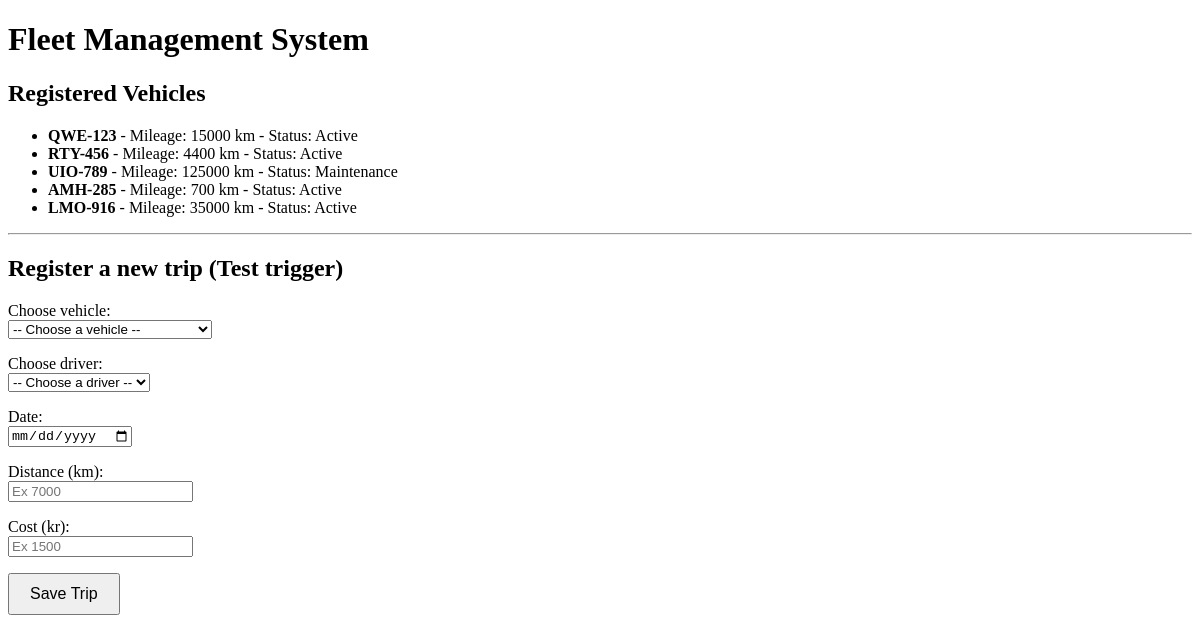
Before: / with the older database file.
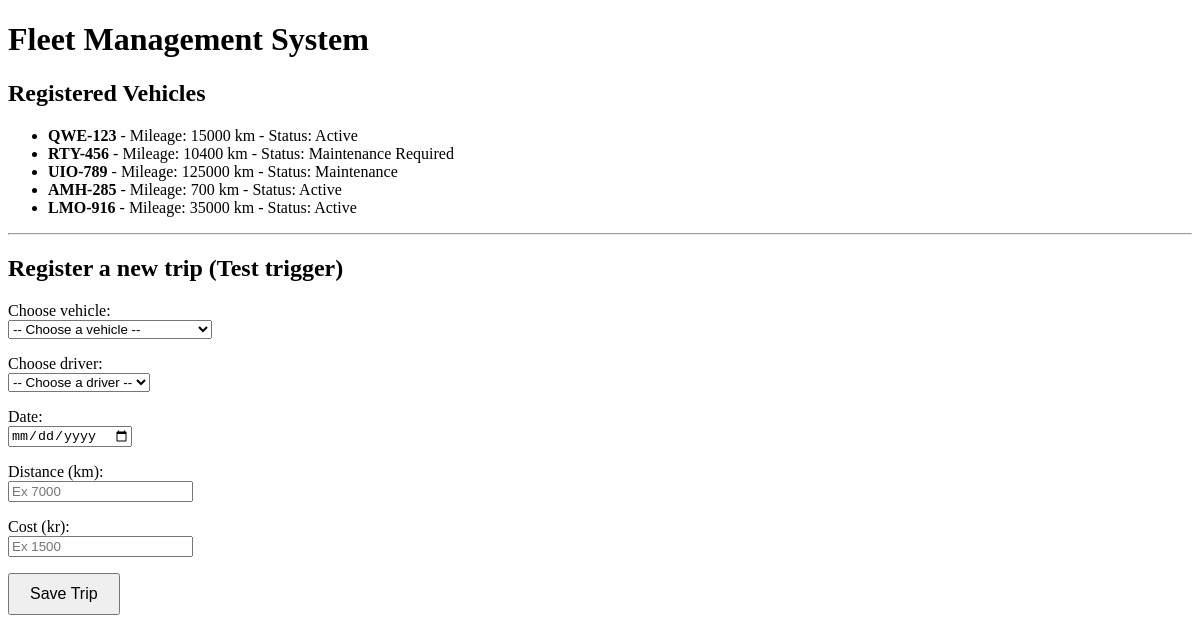
After: the same page with the newer database file.
### tables this page shows
CREATE TABLE Vehicles (
    VehicleID INTEGER PRIMARY KEY AUTOINCREMENT,
    LicensePlate VARCHAR(50) UNIQUE NOT NULL,
    Mileage INTEGER DEFAULT (0),
    Status VARCHAR(50) DEFAULT 'Active'
);

### app.py (the view)
@app.route('/')
def index():
    conn = get_db_connection()
    vehicles=conn.execute('SELECT * FROM Vehicles').fetchall()
    drivers= conn.execute('SELECT * FROM Drivers').fetchall()
    conn.close()
    return render_template('index.html',vehicles=vehicles, drivers=drivers)

### app.py (called while the page is built)
def get_db_connection():
    conn = sqlite3.connect('fleet.db')
    conn.row_factory = sqlite3.Row
    return conn

### templates/index.html (shortened to what this page needs)
<!DOCTYPE html>
<html lang="en">
<head>
</head>
<body>
    <h1>Fleet Management System</h1>
    <h2>Registered Vehicles</h2>
    <ul>
        {% for vehicle in vehicles %}
            <li>
                <strong>{{ vehicle['LicensePlate'] }}</strong>
                - Mileage: {{ vehicle['Mileage']}} km
                - Status: {{ vehicle['Status']}}
                </li>
        {% endfor %}
    </ul>
    <hr>
    <h2>Register a new trip (Test trigger)</h2>
    <form action="/add_trip" method = "POST">
        <p>
            <label>Choose vehicle:</label><br>
            <select name="vehicle_id" required>
                <option value="">-- Choose a vehicle --</option>
            </select>
        </p>
        <p>
            <label>Choose driver:</label><br>
            <select name="driver_id" required>
                <option value="">-- Choose a driver --</option>
            </select>
        </p>
        <p>
            <label>Date: </label><br>
            <input type="date" name="date" required>
        </p>
        <p>
            <label>Distance (km): </label><br>
            <input type="number" name="distance" placeholder="Ex 7000" required>
        </p>
        <p>
            <label>Cost (kr): </label><br>
            <input type="number" name="cost" placeholder="Ex 1500" required>
        </p>
        <button type="submit" style="padding: 10px 20px; font-size: 16px;">Save Trip</button>
    </form>
</body>
</html>

Changed rows visible on the page:
changed Vehicles "RTY-456": Mileage "4400" → "10400"; Status "Active" → "Maintenance Required"
